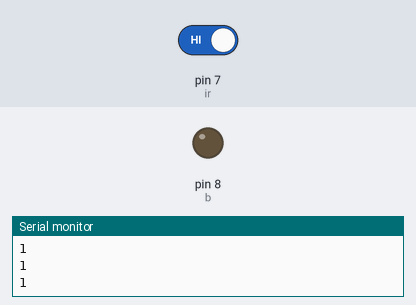
The sketch below on a simulated Arduino Uno, built with avr-gcc and run on an emulated ATmega328P. Parts: output pins drawn as LEDs (lit = HIGH), the last lines printed to the serial monitor. The test bench sets the inputs (shaded band); at power-on: pin 7 (ir) HIGH.

Above: at 1.4 s.
1.5 s: pin 7 (ir) driven LOW
At 2.7 s:
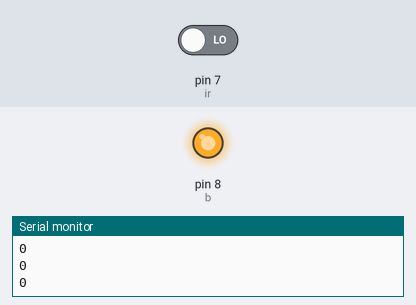
3.0 s: pin 7 (ir) driven HIGH
At 4.1 s:
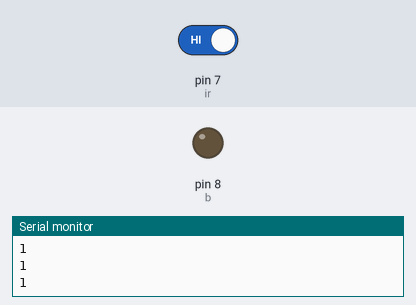
Timing chart, 0 to 6.0 s (numbered marks = the images above; inputs shaded):
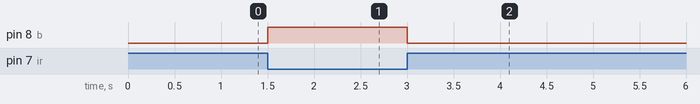

Measured:
- after the input at 1.5 s, pin 8 (b): LOW → HIGH at once
- after the input at 3.0 s, pin 8 (b): HIGH → LOW at once

The sketch:

IR_sensor.ino
```cpp
const int ir =7;
const int b=8;
void setup() {

 Serial.begin(9600);
pinMode(ir,INPUT);
pinMode(b,OUTPUT);

}
void loop() {

 int x=digitalRead(ir);
if(x==0){
 digitalWrite(b,HIGH);
}
else{
digitalWrite(b,LOW);
}
Serial.println(x);
delay(300);
}
```
